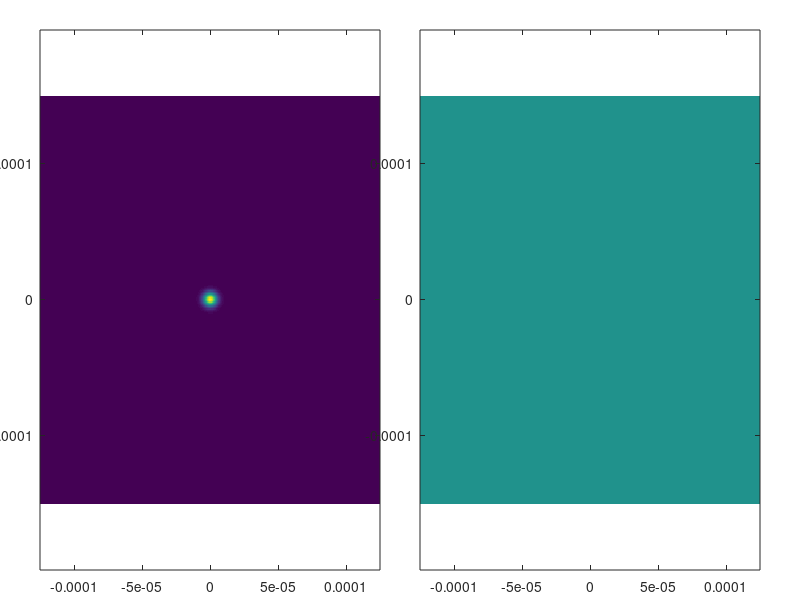

Here is the MATLAB script that generated this plot: (Note: this script raises an error after producing the figure.)
%%
% Author: Madhu Veettikazhy
% Date: 22 March 2018
% Gaussian beam (CW) electric field propagation from the 
% focal point (initial waist plane width is defined here) 
% back to the distal end of the optical fiber. 
% ***************************************************************************************************

%% User-specified general parameters
Nx = 600;                                                        % x resolution
Ny = 300;                                                         % y resolution
Nz = 100;                                                        % Number of z steps

Lx = 250e-6;                                                     % [m] x side length
Ly = 300e-6;                                                         % [m] y side length
Lz = 2e-3;                                                       % [m] z propagation distance

lambda = 632.8e-9;                                               % [m] Wavelength 
w = 10e-6;                                                       % [m] Initial waist plane 1/e^2 radius of the gaussian beam

%% Initialization of space and frequency grids
dx = Lx/Nx;
dy = Ly/Ny;
dz = Lz/Nz;

x = dx*(-Nx/2:Nx/2-1);
y = dy*(-Ny/2:Ny/2-1);
[X,Y] = ndgrid(x,y);

kx = 2*pi/Lx*(-Nx/2:Nx/2-1);
ky = 2*pi/Ly*(-Ny/2:Ny/2-1);
[kX,kY] = ndgrid(kx,ky);

%% Beam initialization
amplitude = exp(-2*(X.^2+Y.^2)/w^2);                             % Gaussian field amplitude
phase = zeros(Nx,Ny);                                            % Phase
E = amplitude.*exp(1i*phase);                                    % Electric field

%% Figure initialization
figure(2);clf;
h_ax1 = axes('Position', [0.05 0.05 0.425 0.9]);
h_im1 = imagesc(x,y,abs(E.').^2);
axis xy
axis equal
axis tight

h_ax2 = axes('Position', [0.525 0.05 0.425 0.9]);
h_im2 = imagesc(x,y,angle(E.'));
axis xy
axis equal
axis tight

%% Fresnel Propagation and plotting
prop_kernel = ifftshift(exp(-1i*dz*(kX.^2 + kY.^2)*lambda/(4*pi))); % Fresnel propagation kernel

for zidx = 1:Nz
    E = ifft2(fft2(E).*prop_kernel);
    
    h_ax1.Title.String = ['Intensity at z = ' num2str(zidx*dz,'%.1e') ' m'];
    h_im1.CData = abs(E.').^2;
    h_ax2.Title.String = ['Phase at z = ' num2str(zidx*dz,'%.1e') ' m'];
    h_im2.CData = angle(E.');
    drawnow;
end






%%  Angular Spectrum Propagation
% 
% dist_z = 1e-6;                       % altitude (meters) 
% phy_x = w;               % physical width (meters) 
% phy_y = w;               % physical length (meters) 
% Fs_x = N/phy_x; 
% Fs_y = N/phy_y; 
% dx2 = Fs_x^(-1); 
% dy2 = Fs_y^(-1); 
% dFx = Fs_x/N;
% dFy = Fs_y/N; 
% Fx = (-Fs_x/2:dFx:(Fs_x/2 - dFx)); 
% Fy = (-Fs_y/2:dFy:(Fs_y/2 - dFy)); 
% 
% % alpha and beta (wavenumber components) 
% alpha = lambda.*Fx; 
% beta = lambda.*Fy;
% 
% % gamma_cust 
% gamma_cust = zeros(length(beta), length(alpha)); 
% for j = 1:length(beta)     
%     for i = 1:length(alpha)         
%         if (alpha(i)^2 + beta(j)^2) > 1             
%             gamma_cust(j, i) = 0;         
%         else
%             gamma_cust(j, i) = sqrt(1 - alpha(i)^2 - beta(j)^2);         
%         end
%     end
% end
% 
% % angular spectrm based formula 
% U1=E_gauss;
% for iter=1:100
% U1 = ifft2(ifftshift(fftshift(fft2(U1)).*exp(1i*k.*gamma_cust.*dist_z))); 
% I1 = (1/(16*pi)).*(U1.*conj(U1)); 
% imagesc(I1),title(['Propagated step: ', num2str(iter)]); 
% drawnow;
% % pause(1);
% end
